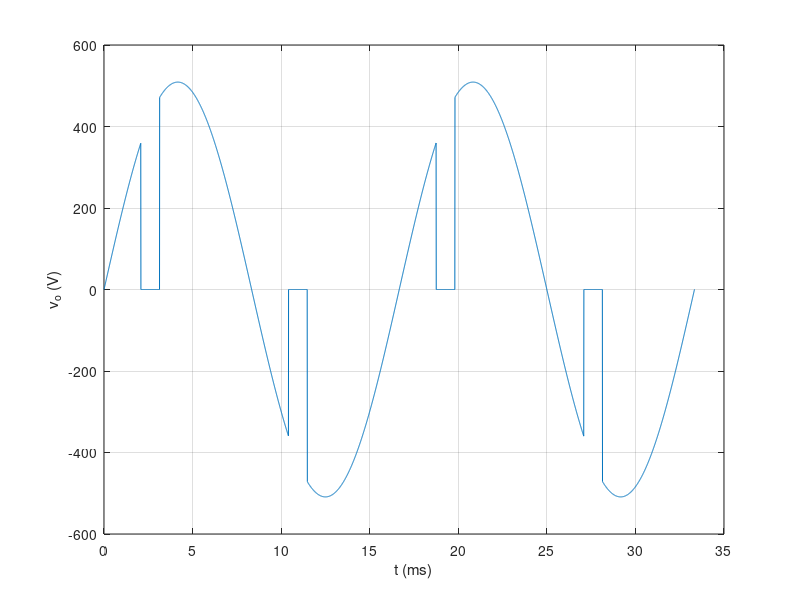
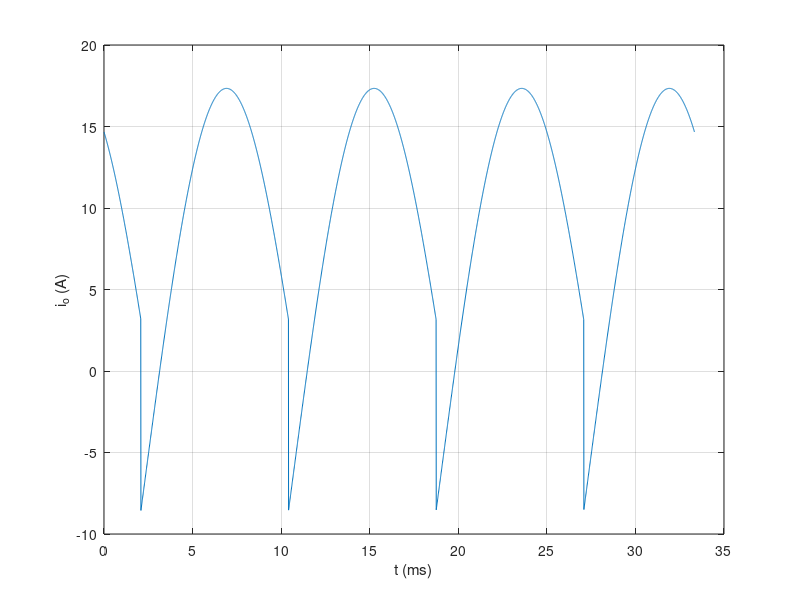

Recreate these plots in MATLAB, in order.
t = linspace(0, 2/60, 4000); t1 = deg2rad(45)/377;
A = 18.8*sin(deg2rad(45)-0.986)*(1+exp(-pi/377/4e-3))/(1-exp(-pi/377/4e-3));
io = 18.8*sin(377*mod(t-t1,pi/377)+deg2rad(45)-0.986) + A*exp(-mod(t-t1,pi/377)/4e-3);
vo = abs(io>1e-9).*509.*sin(377*t);
plot(t*1e3, vo); xlabel('t (ms)'); ylabel('v_o (V)'); grid on;
figure; plot(t*1e3, io); xlabel('t (ms)'); ylabel('i_o (A)'); grid on;
